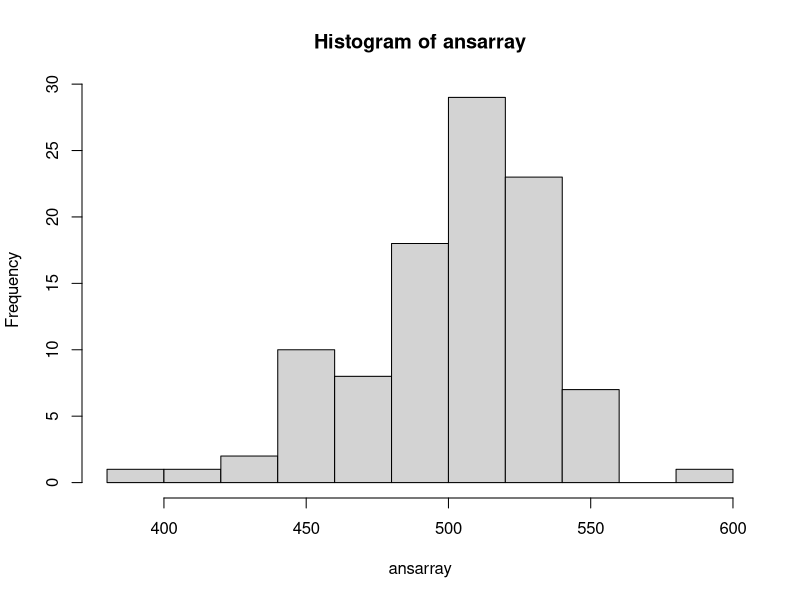

This chart was generated by the following R code:
## ---- chunk 1
ansarray<-numeric()
for (j in 1:100){
brownProfit = 0
bdays <- (1:365)
for (i in 1:1137){
students <- sample(bdays,size = 35, replace = TRUE)
xx <- duplicated(students)
winornot <- sum(xx)
if (winornot >= 1) brownProfit = brownProfit+1 else brownProfit = brownProfit -2
}
ansarray[j]=brownProfit
}
hist(ansarray)
